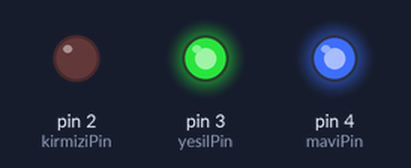
A sketch run on a simulated Arduino Uno, built with avr-gcc and run on an emulated ATmega328P. Parts: output pins drawn as LEDs (lit = HIGH).

Above: at 0.1 s.
Timing chart, 0 to 1.6 s (numbered marks = the images above):
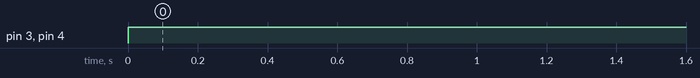

Measured:
- by itself, pin 3 (yesilPin), pin 4 (maviPin): LOW → HIGH at 0.00 s

The sketch:

Ek-5_RGB_LED_KODLARI.ino
```cpp
int kirmiziPin = 2; ///PİN BAGLANTISI
int yesilPin = 3;  ///PİN BAGLANTISI
int maviPin = 4;   ///PİN BAGLANTISI
int i, j, k;
void setup() {
  pinMode(kirmiziPin,OUTPUT);  //PİNDEN GELEN VERİNİN TÜRÜ
  pinMode(yesilPin,OUTPUT);    //PİNDEN GELEN VERİNİN TÜRÜ
  pinMode(maviPin,OUTPUT);     //PİNDEN GELEN VERİNİN TÜRÜ
}
void renkAyarla(int kirmizi, int yesil, int mavi)
{
 kirmizi = 255 - kirmizi;   //RENK KOD FORMULU
 yesil = 255 - yesil;      //RENK KOD FORMULU
 mavi = 255 - mavi;       //RENK KOD FORMULU
 analogWrite(kirmiziPin, kirmizi);   //LEDİN KIRMIZI IŞIĞI YAKILIR
 analogWrite(yesilPin, yesil);       //LEDİN YEŞİL IŞIĞI YAKILIR
 analogWrite(maviPin, mavi);         //LEDİN MAVİ IŞIĞI YAKILIR
}
void loop() {              // FOR DONGÜSÜYLE OLUŞTURULABİLECEK TÜM RENKLER OLUŞURULUR.
/* for(i=0;i<=255;i++){
  for(j=0;j<=255;j++){
    for(k=0;k<=255;k++){
      renkAyarla(i+25, j+25, k+25);
      delay(1); // 1MS DE DEĞİŞİR
    }}}*/

 renkAyarla(255,0,0);
}
```
